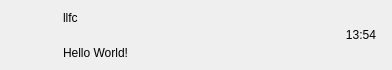
<?xml version="1.0" encoding="UTF-8"?>
<ui version="4.0">
 <class>ChatUserWid</class>
 <widget class="QWidget" name="ChatUserWid">
  <property name="geometry">
   <rect>
    <x>0</x>
    <y>0</y>
    <width>392</width>
    <height>70</height>
   </rect>
  </property>
  <property name="minimumSize">
   <size>
    <width>0</width>
    <height>70</height>
   </size>
  </property>
  <property name="maximumSize">
   <size>
    <width>16777215</width>
    <height>70</height>
   </size>
  </property>
  <property name="windowTitle">
   <string>Form</string>
  </property>
  <layout class="QHBoxLayout" name="horizontalLayout">
   <property name="spacing">
    <number>5</number>
   </property>
   <property name="leftMargin">
    <number>6</number>
   </property>
   <property name="topMargin">
    <number>2</number>
   </property>
   <property name="rightMargin">
    <number>6</number>
   </property>
   <property name="bottomMargin">
    <number>2</number>
   </property>
   <item>
    <widget class="QWidget" name="icon_wid" native="true">
     <property name="minimumSize">
      <size>
       <width>50</width>
       <height>50</height>
      </size>
     </property>
     <property name="maximumSize">
      <size>
       <width>50</width>
       <height>50</height>
      </size>
     </property>
     <layout class="QHBoxLayout" name="horizontalLayout_2">
      <property name="spacing">
       <number>0</number>
      </property>
      <property name="leftMargin">
       <number>0</number>
      </property>
      <property name="topMargin">
       <number>0</number>
      </property>
      <property name="rightMargin">
       <number>0</number>
      </property>
      <property name="bottomMargin">
       <number>0</number>
      </property>
      <item>
       <widget class="QLabel" name="icon_lb">
        <property name="minimumSize">
         <size>
          <width>45</width>
          <height>45</height>
         </size>
        </property>
        <property name="maximumSize">
         <size>
          <width>45</width>
          <height>45</height>
         </size>
        </property>
        <property name="text">
         <string/>
        </property>
       </widget>
      </item>
     </layout>
    </widget>
   </item>
   <item>
    <widget class="QWidget" name="user_info_wid" native="true">
     <layout class="QVBoxLayout" name="verticalLayout">
      <property name="spacing">
       <number>7</number>
      </property>
      <property name="leftMargin">
       <number>2</number>
      </property>
      <property name="topMargin">
       <number>2</number>
      </property>
      <property name="rightMargin">
       <number>2</number>
      </property>
      <property name="bottomMargin">
       <number>2</number>
      </property>
      <item>
       <widget class="QLabel" name="user_name_lb">
        <property name="text">
         <string>llfc</string>
        </property>
       </widget>
      </item>
      <item>
       <widget class="QLabel" name="user_chat_lb">
        <property name="text">
         <string>Hello World!</string>
        </property>
       </widget>
      </item>
     </layout>
    </widget>
   </item>
   <item>
    <widget class="QWidget" name="time_wid" native="true">
     <property name="minimumSize">
      <size>
       <width>50</width>
       <height>50</height>
      </size>
     </property>
     <property name="maximumSize">
      <size>
       <width>50</width>
       <height>50</height>
      </size>
     </property>
     <layout class="QVBoxLayout" name="verticalLayout_2">
      <item>
       <widget class="QLabel" name="time_lb">
        <property name="text">
         <string>13:54</string>
        </property>
        <property name="alignment">
         <set>Qt::AlignCenter</set>
        </property>
       </widget>
      </item>
     </layout>
    </widget>
   </item>
  </layout>
 </widget>
 <resources/>
 <connections/>
</ui>
